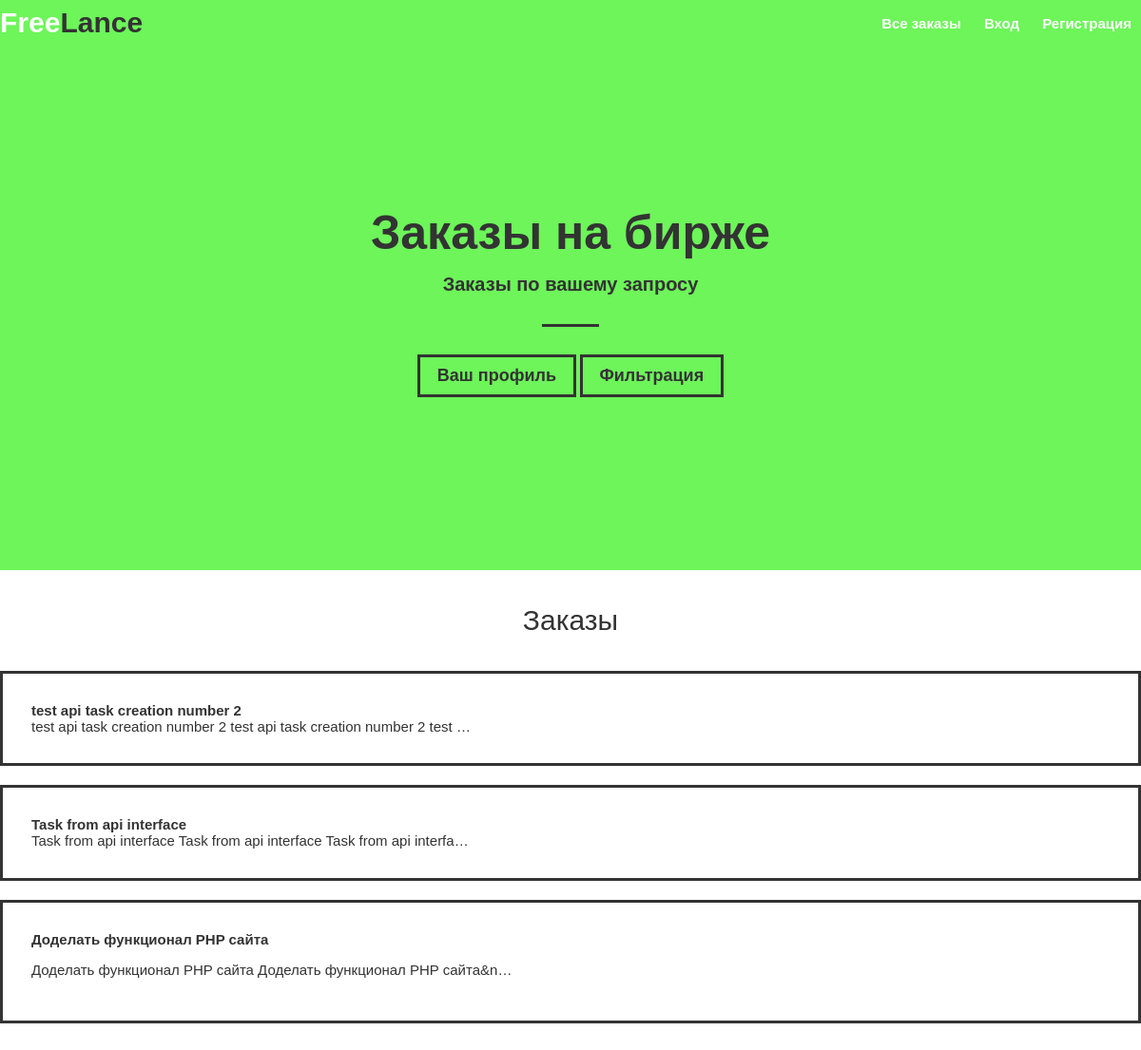
Page /task-list/ on the committed database.
### tasks/models.py (models this page shows, shortened)
class Task(models.Model):
	intro = models.CharField(max_length=255)
	description = RichTextField(blank=True, null=True)
	created = models.DateTimeField(auto_now_add=True)
	user = models.ForeignKey(User, on_delete=models.CASCADE, blank=True, null=True)
	taks_topic = models.ManyToManyField(Topic, blank=True)
	responsible_people_count = models.PositiveIntegerField(default=0)
	slug = models.SlugField(blank=True, null=True)
	freelancer = models.ForeignKey(User, on_delete=models.CASCADE, blank=True, null=True, related_name='my_order')
	finished_status = models.BooleanField(default=False)
	likes_count = models.PositiveIntegerField(default=0)

### tasks/views.py (the view)
# urls.py: path('task-list/', TaskListPage.as_view(), name='task_list'),
class TaskListPage(View):
	def get(self, request, *args, **kwargs):
		tasks = Task.objects.order_by('-created')
		context = {
			'tasks': tasks
		}
		return render(request, 'taks-list.html', context)

### templates/taks-list.html (shortened to what this page needs)
{% extends 'base.html' %}
{% block intro_title %}Заказы на бирже{% endblock intro_title %}
{% block intro_subtitle %}Заказы по вашему запросу{% endblock intro_subtitle %}
{% block btns %}
    <a href="{% url 'profile' user.username %}" class="btn top-three-three">Ваш профиль</a>
    <a href="{% url 'profile' user.username %}" class="btn top-three-three">Фильтрация</a>
{% endblock btns %}
{% block main_inner %}
<div class="container">
    <div class="main__inner">
        <div class="main__suptitle">Заказы</div>
        <div class="task_list">
            {% for task in tasks %}
            <div class="task_list__card">
                <div class="task_list__card_title"><a href="{% url 'detail' task.pk %}">{{task.intro}}</a></div>
                <div class="task_list__card_description">{{task.description|truncatechars:70|safe}}</div>
            </div>
            {% endfor %}
        </div>
    </div>
</div>
{% endblock %}

### templates/base.html (shortened to what this page needs)
<!DOCTYPE html>
{% load static %}
<html lang="en">
<head>
    <link rel="stylesheet" href="{% static 'normalize.css' %}">
    <link rel="stylesheet" href="{% static 'style.css' %}">
</head>
<body>
    <header class="header">
        <div class="container">
            <div class="header__inner">
                <div class="header__logo"><a href="{% url 'index' %}">Free<span>Lance</span></a></div>
                <nav class="nav">
                    <a class="nav__link" href="{% url 'task_list' %}">Все заказы</a>
                    {% if user.is_authenticated %}
                    {% if user.my_profile.free_lancer_status == False %}<a class="nav__link" href="{% url 'all_res' %}">Отклики</a>{% endif %}
                    <a class="nav__link" href="{% url 'companies' %}">Компании</a>
                    <a class="nav__link" href="{% url 'profile' request.user.username %}">Профиль</a>
                    <a class="nav__link" href="{% url 'logout' %}">Выход</a>
                    {% else %}
                    <a class="nav__link" href="{% url 'login' %}">Вход</a>
                    <a class="nav__link" href="{% url 'register' %}">Регистрация</a>
                    {% endif %}
                </nav>
            </div>
        </div>
    </header>
    <div class="intro">
        <div class="container">
            <div class="intro__inner">
                <h1 class="intro__title">{% block intro_title %}{% endblock intro_title %}</h1>
                <h2 class="intro__subtitle">{% block intro_subtitle %}{% endblock intro_subtitle %}</h2>
                {% block btns %}{% endblock btns %}
            </div>
        </div>
    </div>
    <div class="main">
        {% block main_inner %}{% endblock main_inner %}
    </div>
</body>
</html>

### tasks/static/style.css (style rules this page uses)
body { font-family: Arial, "Helvetica Neue", Helvetica, sans-serif; font-size: 15px; color: #333; }
h1,h2,h3,h4,h5,h6 { margin: 0; }
.container { width: 100%; max-width: 1200px; margin: 0 auto; }
.intro { display: flex; width: 100%; height: 75vh; background-color: #6DF55A; margin-bottom: 2%; }
.intro__inner { width: 100%; max-width: 880px; margin: 0 auto; text-align: center; }
.intro__title { font-size: 50px; font-weight: bold; line-height: 1; margin-top: 25%; }
.intro__subtitle { font-size: 20px; margin-top: 2%; }
.intro__subtitle:after { content: ""; display: block; width: 60px; margin: 3.5% auto 0; height: 3px; background-color: #333; }
.header { padding-top: 0.6%; position: absolute; top: 0; left: 0; width: 100%; right: 0; z-index: 1000; }
.header__inner { display: flex; justify-content: space-between; align-items: center; }
.header__logo a { font-size: 30px; font-weight: 700; color: #fff; text-decoration: none; }
.header__logo span { color: #333; }
.nav { font-size: 15px; font-weight: 600; }
.nav__link { display: inline-block; vertical-align: top; margin: 0 10px; position: relative; text-decoration: none; color: #fff; transition: color .2s linear; }
.nav__link:after { content: ''; margin-top: 2px; opacity: 0; width: 100%; height: 3px; background-color: #333; position: absolute; top: 100%; left: 0; z-index: 1; transition: opacity .2s linear; }
.btn { display: inline-block; vertical-align: top; border: 3px solid #333; text-decoration: none; color: #333; font-size: 18px; padding: 1% 2%; font-weight: bold; }
.top-three-three { margin-top: 3.3%; }
.main { margin-bottom: 7vh; }
.poster, .main__suptitle { font-size: 30px; text-align: center; }
.main__suptitle { margin-top: 3%; }
.main__suptitle { margin-bottom: 35px; }
.task_list__card a, p { color: #333; text-decoration: none; }
.task_list__card_title { font-weight: bold; }
.task_list__card { margin-bottom: 20px; border: 3px solid #333; padding: 30px; }

### rows in the picture
Task: intro "test api task creation number 2", description "test api task creation number 2 test api task creation number 2 test …"
Task: intro "Task from api interface", description "Task from api interface Task from api interface Task from api interfa…"
Task: intro "Доделать функционал PHP сайта", description "Доделать функционал PHP сайта Доделать функционал PHP сайта&n…"
